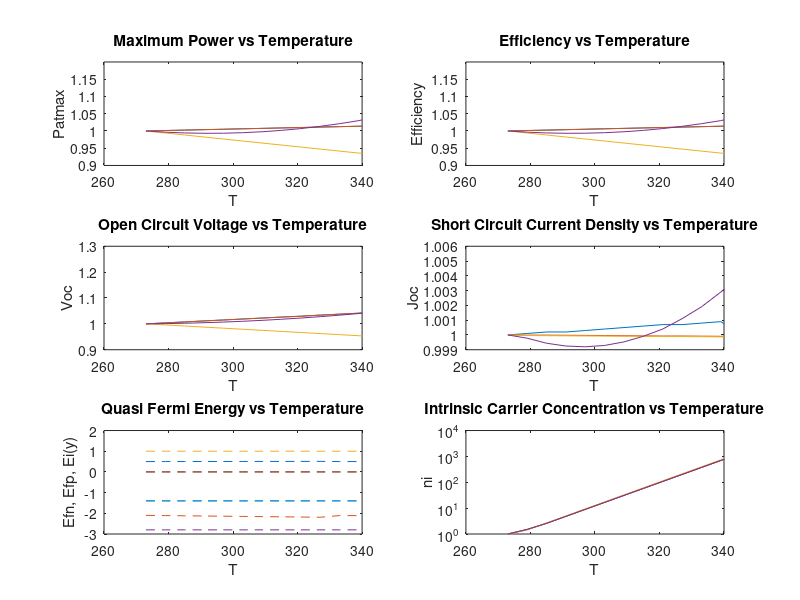

Reproduce this figure in MATLAB.
clear;
T=273:6:351
r=1
for r = 1:1:4
    if (r==1) %red
patmax(1)=1;
patmax(2)=1.0013;
patmax(3)=1.0025;
patmax(4)=1.0038;
patmax(5)=1.005;
patmax(6)=1.0063;
patmax(7)=1.0075;
patmax(8)=1.0088;
patmax(9)=1.01;
patmax(10)=1.0113;
patmax(11)=1.0125;
patmax(12)=1.0138;
patmax(13)=1.015;
patmax(14)=1.0163;

Efficiency(1)=1;
Efficiency(2)=1.0013;
Efficiency(3)=1.0025;
Efficiency(4)=1.0038;
Efficiency(5)=1.005;
Efficiency(6)=1.0063;
Efficiency(7)=1.0075;
Efficiency(8)=1.0088;
Efficiency(9)=1.01;
Efficiency(10)=1.0113;
Efficiency(11)=1.0125;
Efficiency(12)=1.0138;
Efficiency(13)=1.015;
Efficiency(14)=1.0163;

vatzero(1)=1;
vatzero(2)=1.0038;
vatzero(3)=1.0075;
vatzero(4)=1.0113;
vatzero(5)=1.015;
vatzero(6)=1.0188;
vatzero(7)=1.0225;
vatzero(8)=1.0263;
vatzero(9)=1.03;
vatzero(10)=1.0338;
vatzero(11)=1.0375;
vatzero(12)=1.0413;
vatzero(13)=1.045;
vatzero(14)=1.0488;

Isc(1)=1;
Isc(2)=1.0001;
Isc(3)=1.0002;
Isc(4)=1.0002;
Isc(5)=1.0003;
Isc(6)=1.0004;
Isc(7)=1.0005;
Isc(8)=1.0006;
Isc(9)=1.0007;
Isc(10)=1.0007;
Isc(11)=1.0008;
Isc(12)=1.0009;
Isc(13)=1.0001;
Isc(14)=1.00011;

Efnreal(1)=0.50;
Efnreal(2)=0.501;
Efnreal(3)=0.502;
Efnreal(4)=0.503;
Efnreal(5)=0.504;
Efnreal(6)=0.505;
Efnreal(7)=0.506;
Efnreal(8)=0.507;
Efnreal(9)=0.508;
Efnreal(10)=0.509;
Efnreal(11)=0.5010;
Efnreal(12)=0.5011;
Efnreal(13)=0.5012;
Efnreal(14)=0.5013;

Efpreal(1)=-2.10;
Efpreal(2)=-2.11;
Efpreal(3)=-2.12;
Efpreal(4)=-2.13;
Efpreal(5)=-2.14;
Efpreal(6)=-2.15;
Efpreal(7)=-2.16;
Efpreal(8)=-2.17;
Efpreal(9)=-2.18;
Efpreal(10)=-2.19;
Efpreal(11)=-2.110;
Efpreal(12)=-2.111;
Efpreal(13)=-2.112;
Efpreal(14)=-2.113;


ni(1)=1;
ni(2)=1.5;
ni(3)=2.5941;
ni(4)=4.8282;
ni(5)=8.9863;
ni(6)=16.725;
ni(7)=31.13;
ni(8)=57.939;
ni(9)=107.84;
ni(10)=200.71;
ni(11)=373.56;
ni(12)=695.27;
ni(13)=1294.1;
ni(14)=2308.5;

elseif(r==2)%blue

patmax(1)=1;
patmax(2)=1.0013;
patmax(3)=1.0025;
patmax(4)=1.0038;
patmax(5)=1.005;
patmax(6)=1.0063;
patmax(7)=1.0075;
patmax(8)=1.0088;
patmax(9)=1.01;
patmax(10)=1.0113;
patmax(11)=1.0125;
patmax(12)=1.0138;
patmax(13)=1.015;
patmax(14)=1.0163;

Efficiency(1)=1;
Efficiency(2)=1.0013;
Efficiency(3)=1.0025;
Efficiency(4)=1.0038;
Efficiency(5)=1.005;
Efficiency(6)=1.0063;
Efficiency(7)=1.0075;
Efficiency(8)=1.0088;
Efficiency(9)=1.01;
Efficiency(10)=1.0113;
Efficiency(11)=1.0125;
Efficiency(12)=1.0138;
Efficiency(13)=1.015;
Efficiency(14)=1.0163;

vatzero(1)=1;
vatzero(2)=1.0038;
vatzero(3)=1.0075;
vatzero(4)=1.0113;
vatzero(5)=1.015;
vatzero(6)=1.0188;
vatzero(7)=1.0225;
vatzero(8)=1.02629;
vatzero(9)=1.029;
vatzero(10)=1.03379;
vatzero(11)=1.03749;
vatzero(12)=1.04129;
vatzero(13)=1.0449;
vatzero(14)=1.04879;

Isc(1)=1;
Isc(2)=0.99999;
Isc(3)=0.99999;
Isc(4)=0.99998;
Isc(5)=0.99997;
Isc(6)=0.99996;
Isc(7)=0.99995;
Isc(8)=0.99994;
Isc(9)=0.99993;
Isc(10)=0.99993;
Isc(11)=0.99992;
Isc(12)=0.99991;
Isc(13)=0.99990;
Isc(14)=0.99989;

Efnreal(1)=1;
Efnreal(2)=1;
Efnreal(3)=1;
Efnreal(4)=1;
Efnreal(5)=1;
Efnreal(6)=1;
Efnreal(7)=1;
Efnreal(8)=1;
Efnreal(9)=1;
Efnreal(10)=1;
Efnreal(11)=1;
Efnreal(12)=1;
Efnreal(13)=1;
Efnreal(14)=1;

Efpreal(1)=-2.8;
Efpreal(2)=-2.8;
Efpreal(3)=-2.8;
Efpreal(4)=-2.8;
Efpreal(5)=-2.8;
Efpreal(6)=-2.8;
Efpreal(7)=-2.8;
Efpreal(8)=-2.8;
Efpreal(9)=-2.8;
Efpreal(10)=-2.8;
Efpreal(11)=-2.8;
Efpreal(12)=-2.8;
Efpreal(13)=-2.8;
Efpreal(14)=-2.8;


ni(1)=1;
ni(2)=1.5;
ni(3)=2.5941;
ni(4)=4.8282;
ni(5)=8.9863;
ni(6)=16.725;
ni(7)=31.13;
ni(8)=57.939;
ni(9)=107.84;
ni(10)=200.71;
ni(11)=373.56;
ni(12)=695.27;
ni(13)=1294.1;
ni(14)=2408.5;

elseif(r==3)%black
patmax(1)=1;
patmax(2)=0.99417;
patmax(3)=0.98833;
patmax(4)=0.9825;
patmax(5)=0.97667;
patmax(6)=0.97084;
patmax(7)=0.965;
patmax(8)=0.95917;
patmax(9)=0.95334;
patmax(10)=0.9475;
patmax(11)=0.94167;
patmax(12)=0.93584;
patmax(13)=0.93;
patmax(14)=0.92417;

Efficiency(1)=1;
Efficiency(2)=0.99417;
Efficiency(3)=0.98833;
Efficiency(4)=0.9825;
Efficiency(5)=0.97667;
Efficiency(6)=0.97084;
Efficiency(7)=0.965;
Efficiency(8)=0.95917;
Efficiency(9)=0.95334;
Efficiency(10)=0.9475;
Efficiency(11)=0.94167;
Efficiency(12)=0.93584;
Efficiency(13)=0.93;
Efficiency(14)=0.92417;


vatzero(1)=1;
vatzero(2)=0.99583;
vatzero(3)=0.99167;
vatzero(4)=0.98750;
vatzero(5)=0.98333;
vatzero(6)=0.97917;
vatzero(7)=0.975;
vatzero(8)=0.97083;
vatzero(9)=0.96667;
vatzero(10)=0.9625;
vatzero(11)=0.95833;
vatzero(12)=0.95417;
vatzero(13)=0.95;
vatzero(14)=0.94583;

Isc(1)=1;
Isc(2)=0.99996;
Isc(3)=0.99995;
Isc(4)=0.99994;
Isc(5)=0.99993;
Isc(6)=0.99992;
Isc(7)=0.99991;
Isc(8)=0.99990;
Isc(9)=0.99989;
Isc(10)=0.99989;
Isc(11)=0.99988;
Isc(12)=0.99987;
Isc(13)=0.99986;
Isc(14)=0.99985;

Efnreal(1)=0;
Efnreal(2)=0;
Efnreal(3)=0;
Efnreal(4)=0;
Efnreal(5)=0;
Efnreal(6)=0;
Efnreal(7)=0;
Efnreal(8)=0;
Efnreal(9)=0;
Efnreal(10)=0;
Efnreal(11)=0;
Efnreal(12)=0;
Efnreal(13)=0;
Efnreal(14)=0;

Efpreal(1)=-1.4;
Efpreal(2)=-1.4;
Efpreal(3)=-1.4;
Efpreal(4)=-1.4;
Efpreal(5)=-1.4;
Efpreal(6)=-1.4;
Efpreal(7)=-1.4;
Efpreal(8)=-1.4;
Efpreal(9)=-1.4;
Efpreal(10)=-1.4;
Efpreal(11)=-1.4;
Efpreal(12)=-1.4;
Efpreal(13)=-1.4;
Efpreal(14)=-1.4;

ni(1)=1;
ni(2)=1.4295;
ni(3)=2.6704;
ni(4)=4.9884;
ni(5)=9.3186;
ni(6)=17.408;
ni(7)=32.519;
ni(8)=60.747;
ni(9)=113.48;
ni(10)=211.99;
ni(11)=396;
ni(12)=739.76;
ni(13)=1381.9;
ni(14)=2481.5;

else %pink
patmax(1)=1;
patmax(2)=0.99651;
patmax(3)=0.99427;
patmax(4)=0.99327;
patmax(5)=0.99351;
patmax(6)=0.995;
patmax(7)=0.99773;
patmax(8)=1.0017;
patmax(9)=1.0069;
patmax(10)=1.0134;
patmax(11)=1.0211;
patmax(12)=1.03;
patmax(13)=1.0420;
patmax(14)=1.2;

Efficiency(1)=1;
Efficiency(2)=0.99651;
Efficiency(3)=0.99427;
Efficiency(4)=0.99327;
Efficiency(5)=0.99351;
Efficiency(6)=0.995;
Efficiency(7)=0.99773;
Efficiency(8)=1.0017;
Efficiency(9)=1.0069;
Efficiency(10)=1.0134;
Efficiency(11)=1.0211;
Efficiency(12)=1.03;
Efficiency(13)=1.0420;
Efficiency(14)=1.2;

vatzero(1)=1;
vatzero(2)=1.0009;
vatzero(3)=1.0024;
vatzero(4)=1.0044;
vatzero(5)=1.0069;
vatzero(6)=1.01;
vatzero(7)=1.0136;
vatzero(8)=1.0178;
vatzero(9)=1.0225;
vatzero(10)=1.0278;
vatzero(11)=1.0336;
vatzero(12)=1.04;
vatzero(13)=1.0469;
vatzero(14)=1.27;

Isc(1)=1.0000;
Isc(2)=0.99978;
Isc(3)=0.99944;
Isc(4)=0.99925;
Isc(5)=0.9992;
Isc(6)=0.99929;
Isc(7)=0.99953;
Isc(8)=0.99991;
Isc(9)=1.0004;
Isc(10)=1.0011;
Isc(11)=1.0019;
Isc(12)=1.0029;
Isc(13)=1.004;
Isc(14)=1.006;



ni(1)=1;
ni(2)=1.5;
ni(3)=2.5941;
ni(4)=4.8282;
ni(5)=8.9863;
ni(6)=16.725;
ni(7)=31.13;
ni(8)=57.939;
ni(9)=107.84;
ni(10)=200.71;
ni(11)=373.56;
ni(12)=695.27;
ni(13)=1294.1;
ni(14)=2208.5;


        end
%graphing 3x2 grid
 subplot(321), plot(T, patmax), hold on, grid
 axis([260 340 0.9 1.2]), xlabel('T'), ylabel('Patmax')
 title('Maximum Power vs Temperature')
 subplot(322), plot(T, Efficiency), hold on, grid
 axis([260 340 0.9 1.2]), xlabel('T'), ylabel('Efficiency')
 title('Efficiency vs Temperature')
 subplot(323), plot(T, vatzero), hold on, grid
 axis([260 340 0.9 1.3]), xlabel('T'), ylabel('Voc')
 title('Open Circuit Voltage vs Temperature')
 subplot(324), plot(T, Isc), hold on, grid
 axis([260 340 0.999 1.006]), xlabel('T'), ylabel('Joc')
 title('Short Circuit Current Density vs Temperature')
 subplot(325), plot(T, Efnreal,'--'), hold on, plot(T, Efpreal,'--'), hold on, grid
 axis([260 340 -3 2]), xlabel('T'), ylabel('Efn, Efp, Ei(y)')
 title('Quasi Fermi Energy vs Temperature')
 subplot(326), plot(T, ni), hold on, grid
 axis([260 340 1 10^4]), xlabel('T'), ylabel('ni')
 set(gca,'YScale','log')
 title('Intrinsic Carrier Concentration vs Temperature')
end
